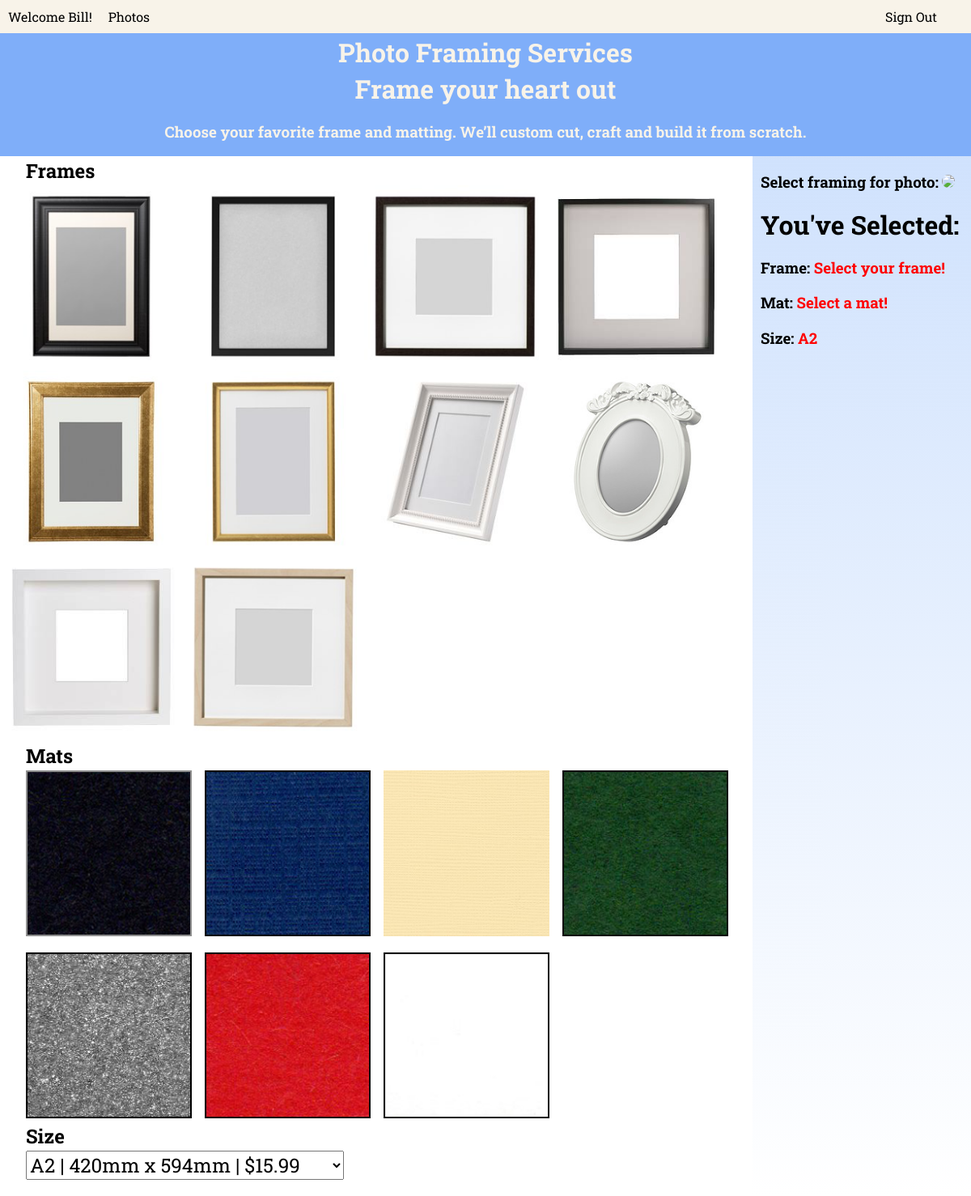
Page /services.php (signed in) on the committed database.
### tables this page shows
CREATE TABLE frames (
  name      VARCHAR(30) NOT NULL, 
  id			int not null AUTO_INCREMENT,
  image_file_name	VARCHAR(30) NOT NULL,
  price DECIMAL(4,2) NOT NULL,
  inventory int not null,
  deleted		BOOLEAN NOT NULL,
  CONSTRAINT pk_frame PRIMARY KEY (id)
);

CREATE TABLE mats (
  name      VARCHAR(30) NOT NULL, 
  id			int not null AUTO_INCREMENT,
  image_file_name	VARCHAR(30) NOT NULL,
  price DECIMAL(4,2) NOT NULL,
  inventory int not null,
  deleted		BOOLEAN NOT NULL,
  CONSTRAINT pk_mat PRIMARY KEY (id)
);

### services.php (the view, shortened to what this page needs)
<?php
$host = "localhost";
$user = "Solon";
$pass = "speakeasy";
$db = "event_photo";
$con=mysqli_connect($host,$user,$pass,$db);
$frames_sql = "SELECT * FROM frames;";
$frames_result = mysqli_query($con, $frames_sql);
$mats_sql = "SELECT * FROM mats;";
$mats_result = mysqli_query($con, $mats_sql);
$sizes_sql = "SELECT * FROM sizes;";
$sizes_result = mysqli_query($con, $sizes_sql);
?>
<!DOCTYPE html>
<html lang="en">
<head>
    <link rel="stylesheet" type="text/css" href="css/services.css" />
</head>
<body>
<form action="" method="post" id="searchForm">
    <div class="wrapper">
        <div class="header">
            <div id="navbar">
                <div class = "user-welcome">
                    <?php echo "Welcome ".ucfirst($_SESSION['sess_username'])."!" ?>
                </div>
                <div class = "navbar-item">
                    <a href=photos.php#home>Photos</a>
                </div>
                <div class = "navbar-item sign-out">
                    <a href=login.html>Sign Out</a>
                </div>
            </div>
        </div>
        <div class="banner">
            <h1>Photo Framing Services</h1>
            <h1>Frame your heart out</h1>
            <h3>Choose your favorite frame and matting. We’ll custom cut, craft and build it from scratch.</h3>
        </div>
        <div class="sidebar">
            <h3>Select framing for photo: <?php echo "<img id='selectedPhoto' src = 'resources/".$_SESSION['selected_id'].".jpeg'/>"; ?></h3>
            <h1>You've Selected:</h1>
            <h3>Frame: <span id="currentFrame">Select your frame!</span></h3>
            <h3>Mat:  <span id="currentMat">Select a mat!</span> </h3>
            <h3>Size: <span id="currentSize">A2</span> </h3>
        </div>
        <div class="content">
            <section class="product-section-title">
                <h1>Frames</h1>
            </section>
            <section class="frame">
                <?php
                    while($row = mysqli_fetch_array($frames_result)){
                        $deleted = $row['deleted'];
                        if(!$deleted){
                            echo "<article class='product-image'>";
                            echo "<figure>";
                            echo "<img src='resources/frames/".$row['image_file_name'].".jpg"."' alt='Frame Image' title='".$row['name']."'"."data-id=".$row["id"].">";
                            echo "</figure>";
                            echo "</article>";
                        }
                    }
                ?>
            </section>
            <section class="product-section-title">
                <h1>Mats</h1>
            </section>
            <section class="mat">
                <?php
                    while($row = mysqli_fetch_array($mats_result)){
                        $deleted = $row['deleted'];
                        if(!$deleted){
                            echo "<article class='product-image'>";
                            echo "<figure>";
                            echo "<img src='resources/mats/".$row['image_file_name'].".jpg"."' alt='Mat Image' title='".$row['name']."'"."data-id=".$row["id"].">";
                            echo "</figure>";
                            echo "</article>";
                        }
                    }
                ?>
            </section>
            <section class="product-section-title">
                <h1>Size</h1>
            </section>
            <section class="size">
                <select name="size" id="sizeSelector" onchange="selectSize()">
                    <optgroup label = "Size | Dimension | Price">
                        <?php
                            while($row = mysqli_fetch_array($sizes_result)){
                                echo "<option ". "value=".$row[size]." data-price=".'"'.$row[price].'"'.">".$row["size"]." | ".$row["dimensions"]." | "."$".$row["price"]."</option>";
                            }
                        ?>
                    </optgroup>
                </select>
            </section>
        </div>
    </div>
    </form>
</body>
</html>

### css/services.css (style rules this page uses)
html, body { padding: 0; margin: 0; font-family: 'Roboto Slab', sans-serif; }
h1 { margin: 2px auto; }
select { font-family: 'Roboto Slab', sans-serif; font-size: 1.5em; }
.wrapper { display: grid; grid-template-columns: 1fr 300px; grid-template-rows: auto 1fr auto; grid-gap: 0px; grid-template-areas: "h h" "b b" "c s"; }
.header { grid-area: h; filter: blur(0px); border-radius: 0px 0px 0px 0px; }
.banner { grid-area: b; text-align: center; background-color:rgb(127, 174, 249); color: rgb(248, 243, 233); }
.sidebar { grid-area: s; background: rgb(127,174,249); background: linear-gradient(180deg, rgb(208, 226, 253) 0%, rgba(255,255,255,0) 100%); text-align: left; padding-left: 10px; margin-left: 30px; }
.content { grid-area: c; }
#navbar { background-color: rgb(248, 243, 233); }
#navbar div { display: inline-block; padding: 10px; font-weight: normal; transition: .5s; }
.navbar-item a:link { text-decoration: none; color: rgb(0, 0, 0); }
.sign-out { float: right; margin-right: 2em; }
.user-welcome { float: left; }
.sidebar h3 span { color: red; }
#selectedPhoto { max-width: 230px; height: auto; border-radius: 8px; }
.frame { display: grid; grid-template-columns: repeat(auto-fill, minmax(200px, 1fr)); grid-auto-rows: 5px, minmax(200px, auto); grid-gap: 0em; }
.mat { display: grid; grid-template-columns: repeat(auto-fill, minmax(200px, 1fr)); grid-auto-rows: minmax(200px, auto); grid-gap: 1em; padding-left: 2em; }
.product-image figure { position: relative; overflow: hidden; margin: 0; padding: 0% 0; cursor: pointer; }
.product-image figure::before { display: block; position: absolute; top: 0; left: 0; width: 100%; height: 100%; content: ''; }
.product-image img { width: 100%; height: 100%; object-fit: cover; mix-blend-mode: multiply; transition: all 0.3s ease-in-out; }
.product-section-title { margin-left: 2em; }
.size { margin-left: 2em; margin-bottom: 20px; }

### rows in the picture
frames: image_file_name (picture)
frames: image_file_name (picture)
frames: image_file_name (picture)
frames: image_file_name (picture)
frames: image_file_name (picture)
frames: image_file_name (picture)
frames: image_file_name (picture)
frames: image_file_name (picture)
frames: image_file_name (picture)
frames: image_file_name (picture)
mats: image_file_name (picture)
mats: image_file_name (picture)
mats: image_file_name (picture)
mats: image_file_name (picture)
mats: image_file_name (picture)
mats: shows a picture
mats: image_file_name (picture)

### other values in the picture
$_SESSION['sess_username'] "Bill"
form field size "A2 | 420mm x 594mm | $15.99"
